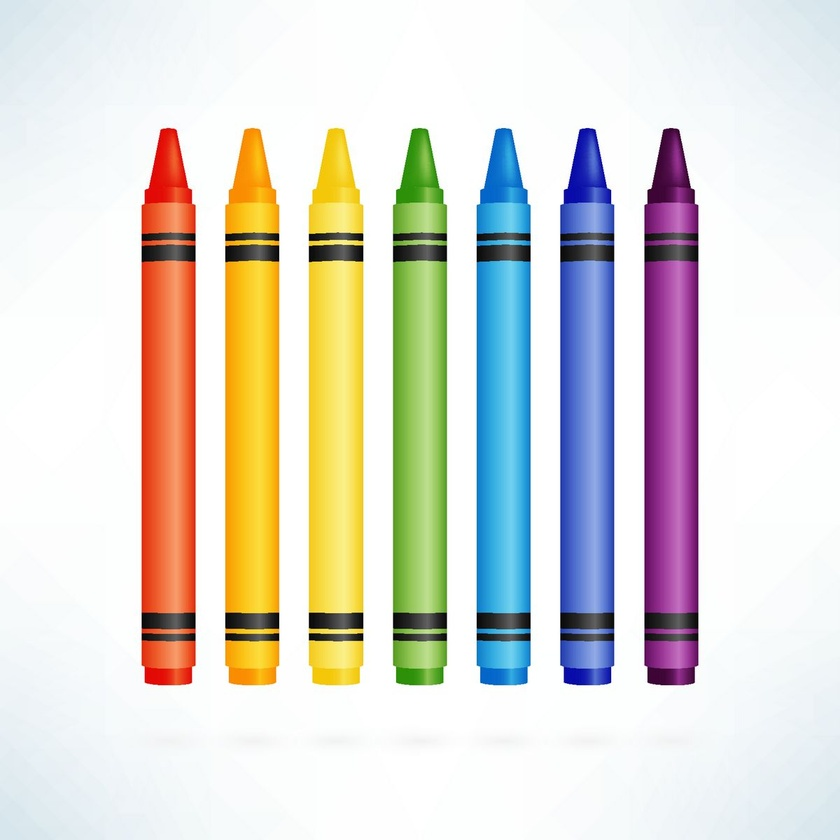
#> input picture im.jpg, 840 x 840 px, shrunk from 1200 x 1200 before the run
$ jupyter execute 'CG tutorial Lecture 1.ipynb'
#> lines starting #> are read from the running program, lines starting #| are printed output that depends on the picture
[cell 1]
import cv2
import numpy as np
Image = cv2.imread('im.jpg')
#> Image is the input picture: shape (840, 840, 3); mean B, G, R 211.2, 218.9, 221.8
originalImage = Image.copy()
originalImage.shape
#> Out = (840, 840, 3)

[cell 2]
blue_color = originalImage[:,:,0]
green_color = originalImage[:,:,1]
red_color = originalImage[:,:,2]
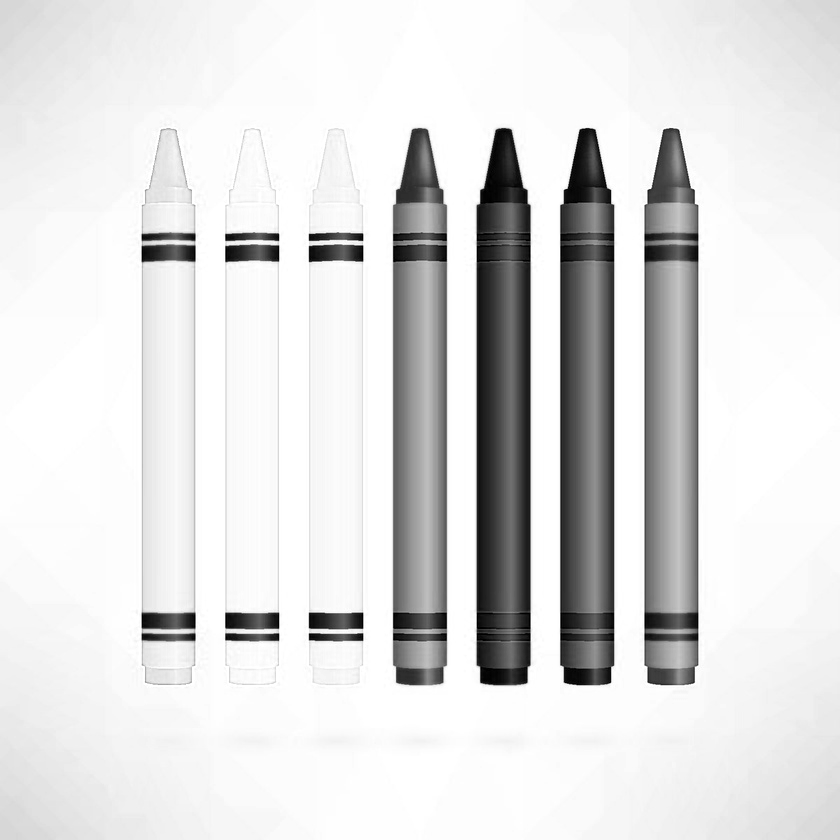
#> red_color: shape (840, 840); min 0, max 255, mean 221.8

red_color.shape
#> Out = (840, 840)

[cell 3]
cv2.imshow('RGB image',originalImage)
cv2.imshow('Red image', red_color)
cv2.imshow('blue image', blue_color)
cv2.imshow('green', green_color)


cv2.waitKey(0)
cv2.destroyAllWindows()

[cell 4]
blue_image = Image.copy()
red_image = Image.copy()
green_image = Image.copy()


blue_image[:,:,1]=0
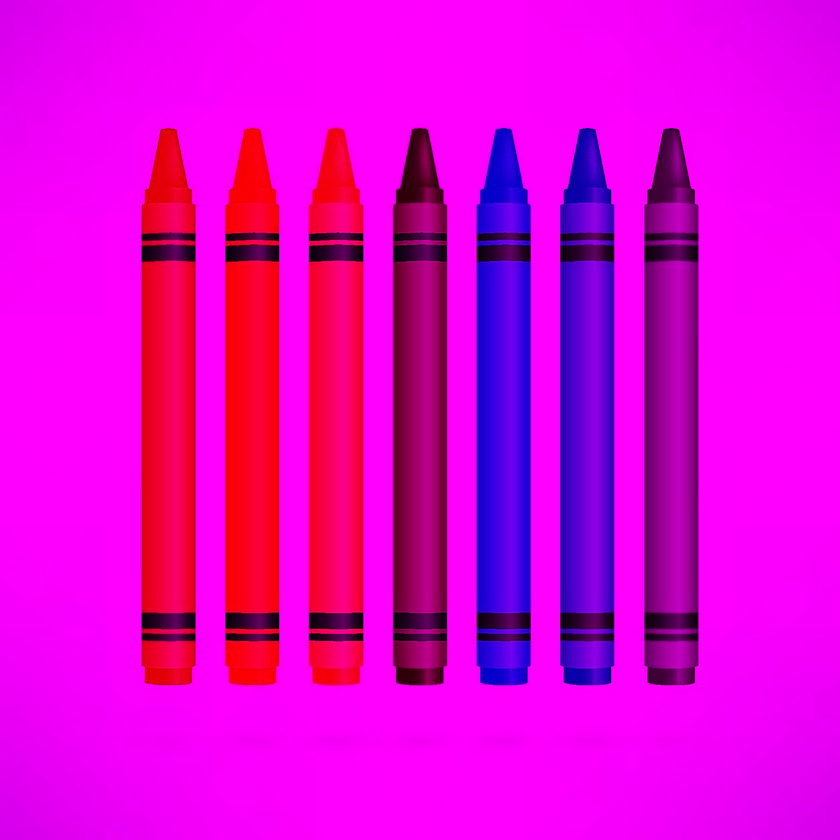
#> blue_image: shape (840, 840, 3); mean B, G, R 211.2, 0, 221.8
blue_image[:,:,2]=0
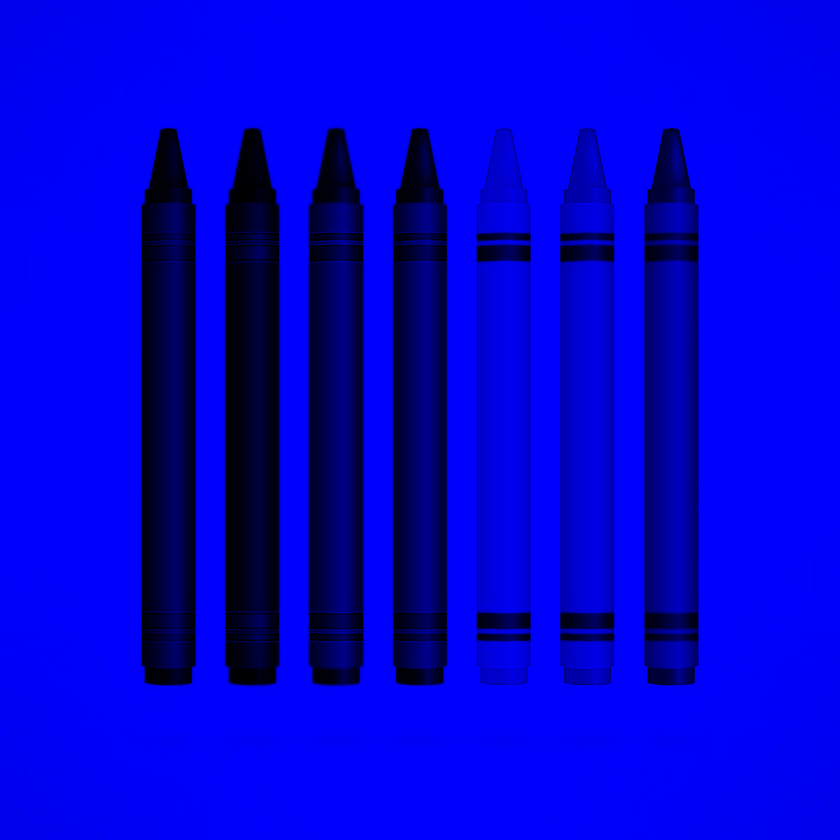
#> blue_image: shape (840, 840, 3); mean B, G, R 211.2, 0, 0


green_image[:,:,0]=0
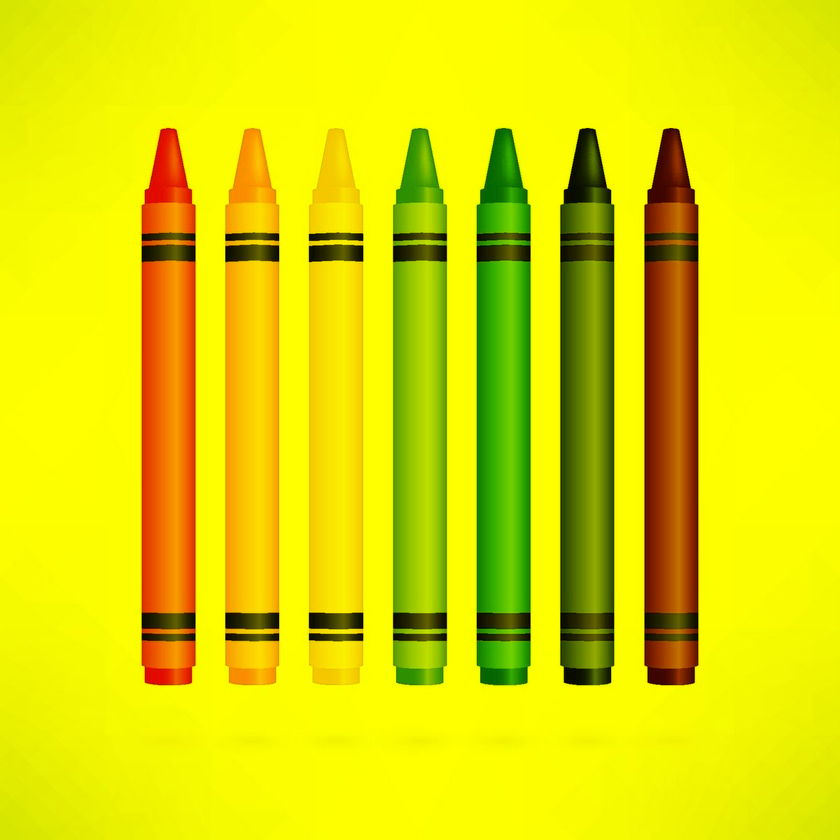
#> green_image: shape (840, 840, 3); mean B, G, R 0, 218.9, 221.8
green_image[:,:,2]=0
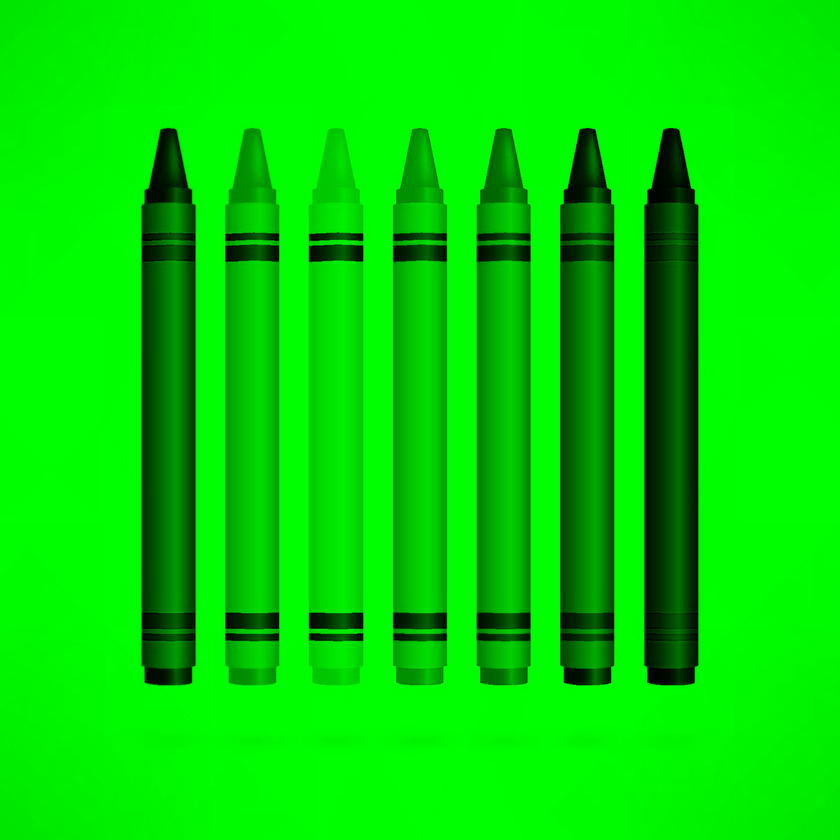
#> green_image: shape (840, 840, 3); mean B, G, R 0, 218.9, 0

red_image[:,:,0]=0
red_image[:,:,1]=0
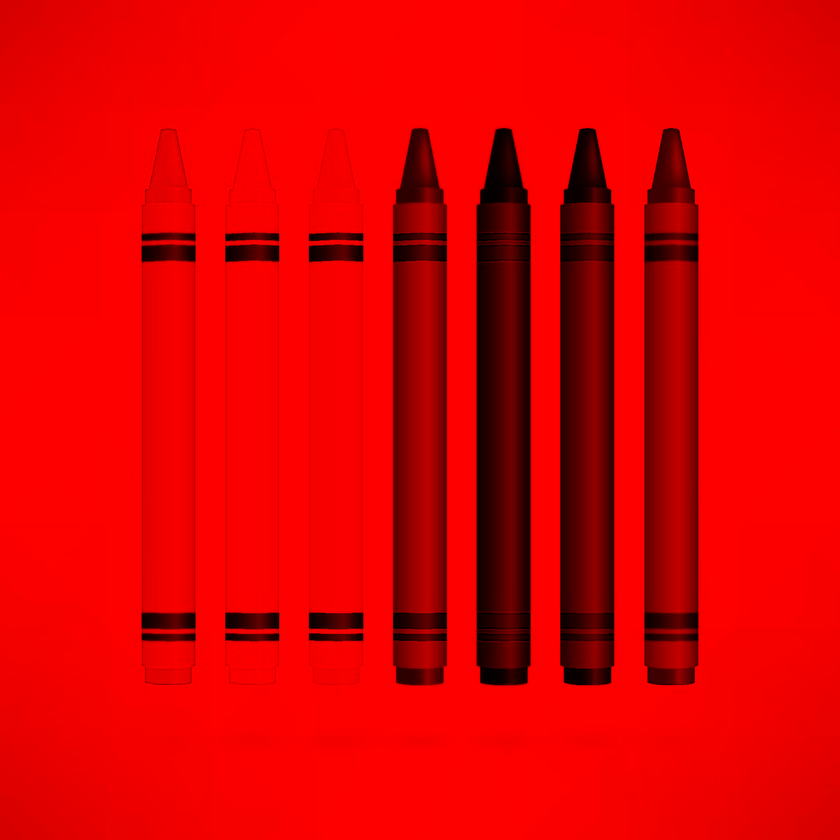
#> red_image: shape (840, 840, 3); mean B, G, R 0, 0, 221.8


cv2.imshow('RGB image',originalImage)
cv2.imshow('Red image', red_image)
cv2.imshow('blue image',blue_image)
cv2.imshow('green', green_image)


cv2.waitKey(0)
cv2.destroyAllWindows()
